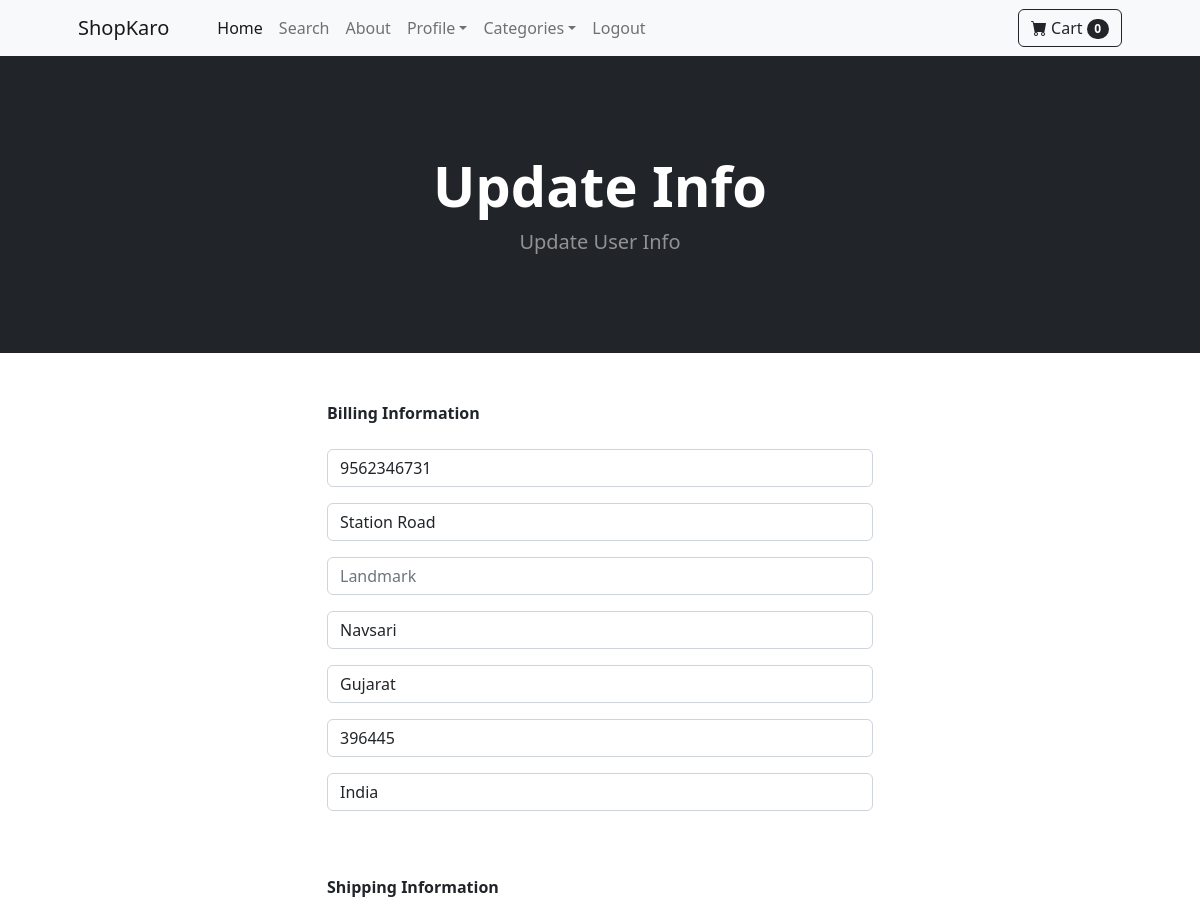
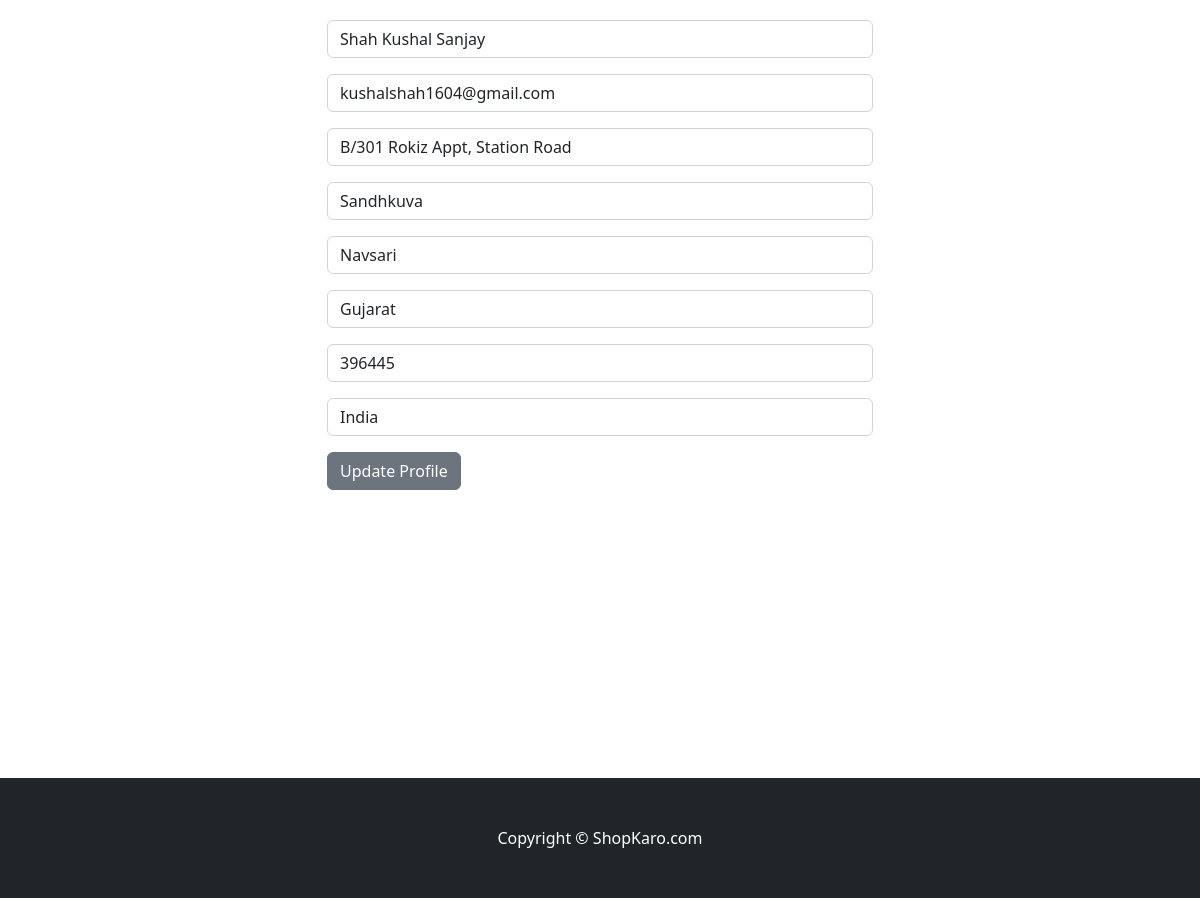
/update_info/ (signed in), run on the app's committed database (2 pictures, top to bottom).
### store/models.py (models this page shows, shortened)
class Profile(models.Model):
    user=models.OneToOneField(User,on_delete=models.CASCADE)
    date_modified=models.DateTimeField(User,auto_now=True)
    phone=models.CharField(max_length=20,blank=True)
    address1=models.CharField(max_length=200,blank=True)
    address2=models.CharField(max_length=200,blank=True)
    city=models.CharField(max_length=200,blank=True)
    state=models.CharField(max_length=200,blank=True)
    zipcode=models.CharField(max_length=200,blank=True)
    country=models.CharField(max_length=200,blank=True)
    old_cart=models.CharField(max_length=200,blank=True,null=True)

### payment/models.py (models this page shows, shortened)
class ShippingAddress(models.Model):
    user=models.ForeignKey(User,on_delete=models.CASCADE, null=True, blank=True)
    shipping_full_name=models.CharField(max_length=255)
    shipping_email=models.EmailField(max_length=255)
    shipping_address=models.CharField(max_length=15000)
    shipping_landmark=models.CharField(max_length=255)
    shipping_city=models.CharField(max_length=255, null=True, blank=True)
    shipping_state=models.CharField(max_length=255, null=True, blank=True)
    shipping_zipcode=models.CharField(max_length=255, null=True, blank=True)
    shipping_country=models.CharField(max_length=255)
    class Meta:
        verbose_name_plural="Shipping Address"

### store/views.py (the view)
# urls.py: path('update_info/',views.update_info, name='update_info'),
def update_info(request):
    if request.user.is_authenticated:
        current_user=Profile.objects.get(user__id=request.user.id)
        shipping_user=ShippingAddress.objects.get(user=request.user)
        form=UserInfoForm(request.POST or None, instance=current_user)
        shipping_form=ShippingForm(request.POST or None, instance=shipping_user)
        if form.is_valid() or shipping_form.is_valid():
            form.save()
            shipping_form.save()
            messages.success(request,"Your Info Has Been Updated")
            return redirect('home')
        return render(request,"update_info.html",{'form':form,'shipping_form':shipping_form})
    else:
        messages.success(request,"You Must Be Logged In!!")
        return redirect('home')

### store/forms.py
class UserInfoForm(forms.ModelForm):
    phone=forms.CharField(label="",widget=forms.TextInput(attrs={'class':'form-control','placeholder':'Phone'}),required=False)
    address1=forms.CharField(label="",widget=forms.TextInput(attrs={'class':'form-control','placeholder':'Address'}),required=False)
    landmark=forms.CharField(label="",widget=forms.TextInput(attrs={'class':'form-control','placeholder':'Landmark'}),required=False)
    city=forms.CharField(label="",widget=forms.TextInput(attrs={'class':'form-control','placeholder':'City'}),required=False)
    state=forms.CharField(label="",widget=forms.TextInput(attrs={'class':'form-control','placeholder':'State'}),required=False)
    zipcode=forms.CharField(label="",widget=forms.TextInput(attrs={'class':'form-control','placeholder':'Zipcode'}),required=False)
    country=forms.CharField(label="",widget=forms.TextInput(attrs={'class':'form-control','placeholder':'Country'}),required=False)
    class Meta:
        model = Profile
        fields = ('phone', 'address1', 'landmark', 'city', 'state', 'zipcode', 'country')

### cart/cart.py (called while the page is built)
    def __len__(self):
        return len(self.cart)

### cart/context_processors.py (called while the page is built)
def cart(request):
    return {'cart':Cart(request)}

### store/templates/update_info.html (shortened to what this page needs)
{% extends "base.html" %}
    {% block content %}
    <header class="bg-dark py-5">
        <div class="container px-4 px-lg-5 my-5">
            <div class="text-center text-white">
                <h1 class="display-4 fw-bolder">Update Info</h1>
                <p class="lead fw-normal text-white-50 mb-0">Update User Info</p>
            </div>
        </div>
    </header>
    <div class="container">
        <div class="row">
                <div class="col-md-6 offset-md-3">
                    <br/><br/>
                    <strong>Billing Information</strong>
                    <br/><br/>
                    <form method="POST" action="{% url 'update_info' %}">
                        {{form.as_p}}
                        <br/><br/>
                        <strong>Shipping Information</strong>
                        <br/><br/>
                        {{shipping_form.as_p}}
                        <button type="submit" class="btn btn-secondary"
                        >Update Profile</button>
                      </form>
                      <br/><br/>
                    <br/><br/>
                    <br/><br/>
                    <br/><br/>
                    <br/><br/>
                    <br/><br/>
                </div>
        </div>
    </div>
    {% endblock %}

### data on the page
Profile: phone "9562346731", address1 "Station Road", city "Navsari", state "Gujarat", zipcode "396445", country "India"
ShippingAddress: shipping_full_name "Shah Kushal Sanjay", shipping_email "kushalshah1604@gmail.com", shipping_address "B/301 Rokiz Appt, Station Road", shipping_landmark "Sandhkuva", shipping_city "Navsari", shipping_state "Gujarat", shipping_zipcode "396445", shipping_country "India"

### other printed values
{{ cart|length }} "0"
